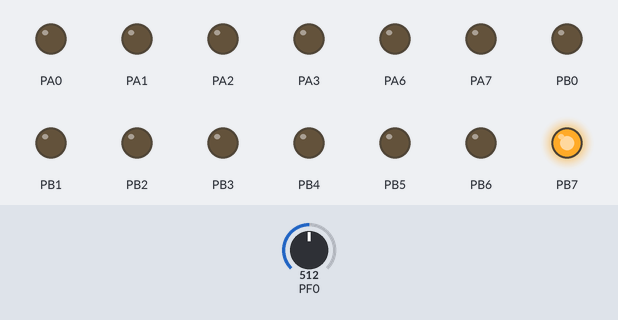
Recording of a program running on a simulated ATmega128, built with avr-gcc and emulated at 8 MHz. On the bench: output pins drawn as LEDs (lit = HIGH). The inputs (shaded band) are chosen by the test bench; at power-on: PF0 = 512.

Above: at 1.2 s.
1.3 s: PF0 set to 716
At 2.5 s:
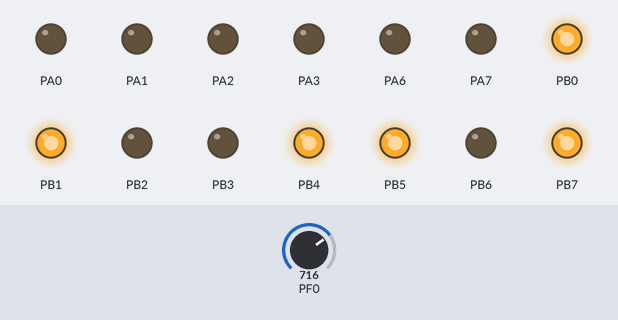
2.8 s: PF0 set to 900
At 3.7 s:
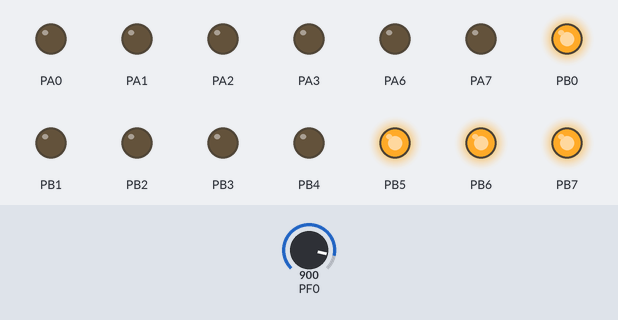
4.3 s: PF0 set to 1023
At 4.9 s:
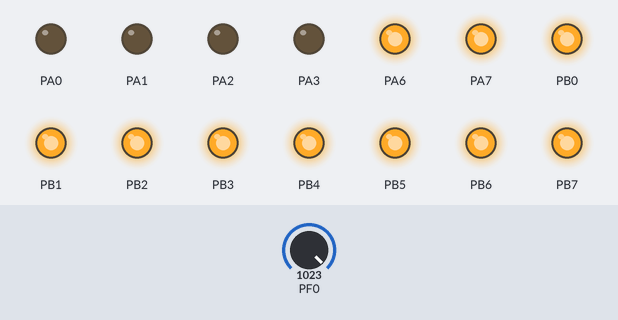
5.8 s: PF0 set to 511
At 7.0 s:
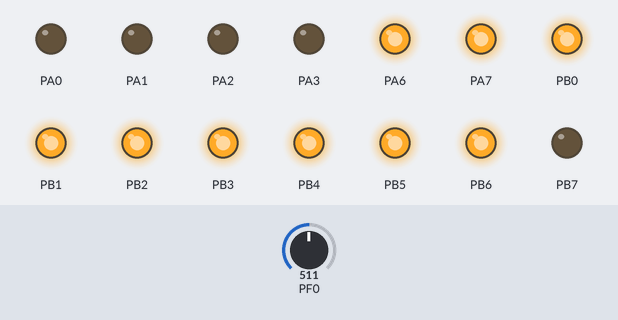
7.3 s: PF0 set to 306
At 8.3 s:
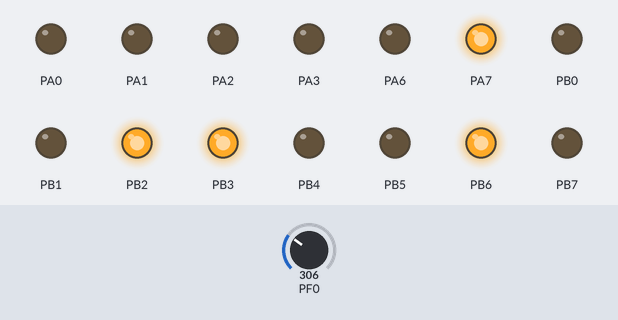
Timing chart, 0 to 9.8 s (numbered marks = the images above; inputs shaded):
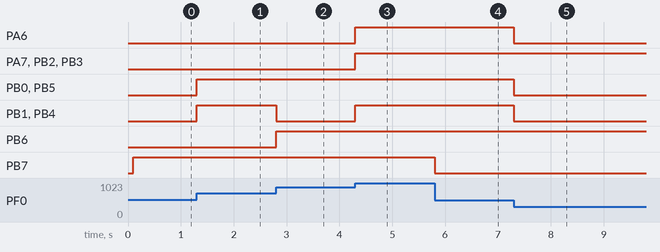

The program:

main.c
```c
#define F_CPU 8e6

#include <avr/delay.h>
#include <avr/io.h>

int main(void) {
	// Ensure pin F.0 is set to to input
	DDRF &= ~(1 << PF0);

	// Set ports A and B to output
	DDRA = 0xFF;
	DDRB = 0xFF;

	// Voltage reference = external at AREF (bit 7, 6),
	// left adjust result (bit 5),
	// target ADC0 (remaining bits).
	ADMUX = 0b01100000;

	// Enable ADC (bit 7),
	// start conversion right away (bit 6),
	// operate in Free Running mode (bit 5),
	// don't enable interrupts (bit 3),
	// set prescaler to 64 (bit 2, 1, 0).
	ADCSRA = 0b11100110;

	while (1) {
		// Set port A to the 2 most significant bits
		PORTA = ADCL;

		// Set port B to the 8 least significant bits
		PORTB = ADCH;
		_delay_ms(100);
	}

	return 1;
}
```

Measured:
- after the input at 1.3 s, PB0, PB1, PB4, PB5: LOW → HIGH at once
- after the input at 2.8 s, PB1, PB4: HIGH → LOW at once; PB6: LOW → HIGH at once
- after the input at 4.3 s, PA6, PA7, PB1–4: LOW → HIGH at once
- after the input at 5.8 s, PB7: HIGH → LOW at once
- after the input at 7.3 s, PA6, PB0, PB1, PB4, PB5: HIGH → LOW at once
